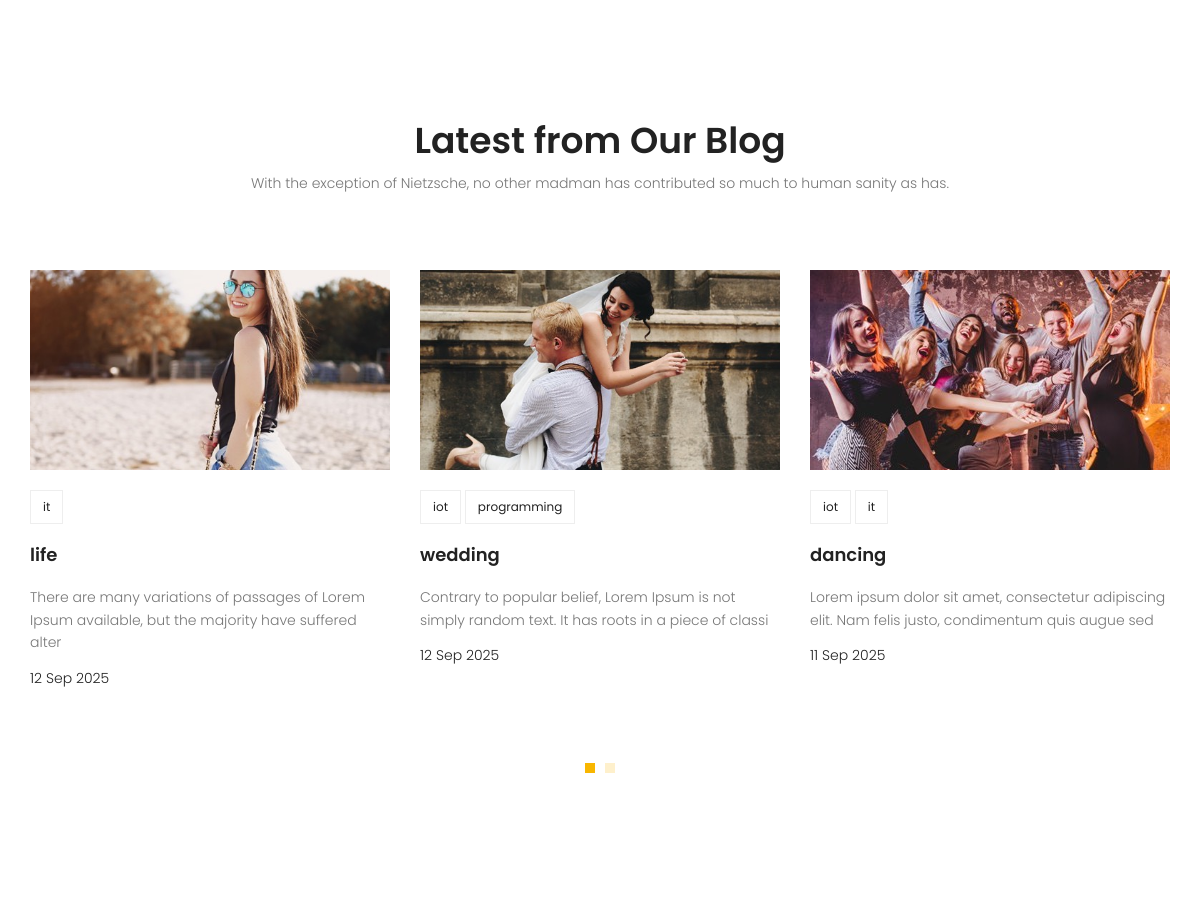
The app's page / (middle part), older data.
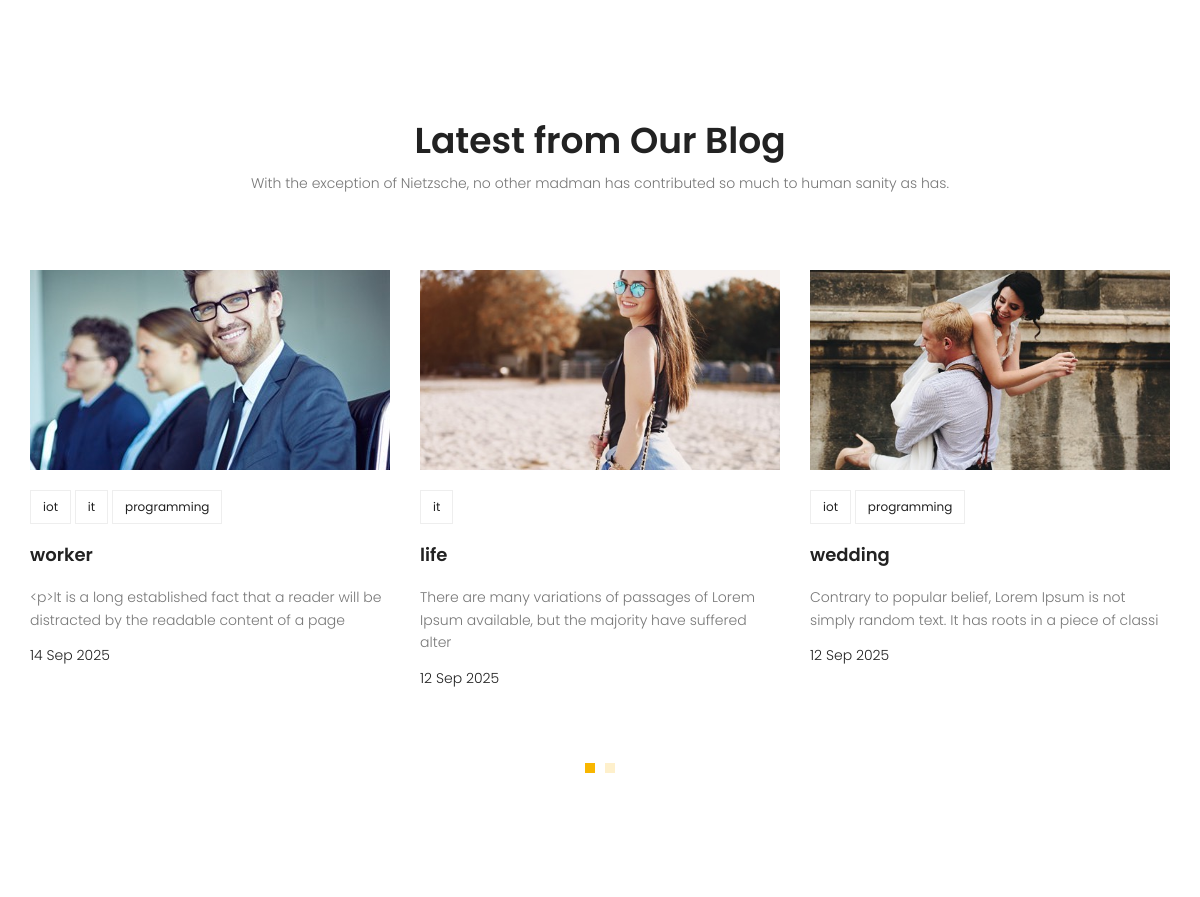
The same page, newer data.
### blog/models.py (models this page shows, shortened)
class Post(models.Model):
    image = models.ImageField(upload_to='blog/',default='blog/default.jpg')
    author = models.ForeignKey(User, on_delete=models.SET_NULL, null=True)
    title = models.CharField(max_length=255)
    content = models.TextField()
    tags = TaggableManager()
    category = models.ManyToManyField(Category)
    counted_views = models.IntegerField(default=0)
    status = models.BooleanField(default=False)
    published_date = models.DateTimeField(null=True)
    created_date = models.DateTimeField(auto_now_add=True)
    updated_date = models.DateTimeField(auto_now=True)
    class Meta:
        ordering = ['-created_date']

class Category(models.Model):
        name = models.CharField(max_length=255)

### website/views.py (the view)
# urls.py: path('', index_view, name='index'),
def index_view(request):
    return render(request, 'website/index.html')

### blog/templatetags/blog_tags.py (called while the page is built)
@register.filter
def snippet(value,arg=20):
    return value[:arg]

@register.inclusion_tag('blog/blog-latest-posts.html')
def latestblog(count=3):
    posts = Post.objects.filter(status=1, published_date__lte=timezone.now()).order_by('-published_date')[:count]
    return {'latest_posts': posts}

### templates/website/index.html (shortened to what this page needs)
{% extends 'base.html' %}
{% load static %}
{% load blog_tags %}
{% block content %}
{% latestblog 6 %}
{% endblock %}

### templates/blog/blog-latest-posts.html
{% load static %}
{% load blog_tags %}
<section class="recent-blog-area section-gap">
  <div class="container">
    <div class="row d-flex justify-content-center">
      <div class="menu-content pb-60 col-lg-9">
        <div class="title text-center">
          <h1 class="mb-10">Latest from Our Blog</h1>
          <p>
            With the exception of Nietzsche, no other madman has contributed so
            much to human sanity as has.
          </p>
        </div>
      </div>
    </div>
    <div class="row">
      <div class="active-recent-blog-carusel">
      {% for post in latest_posts %}
        <div class="single-recent-blog-post item">
          <div class="thumb">
            {% if post.image %}
            <a href="{% url 'blog:single' pid=post.id %}"><img class="img-fluid" src="{{ post.image.url }}" alt="{{ post.title }}" /></a>
            {% else %}
              <img class="img-fluid" src="{% static 'img/default.jpg' %}" alt="{{ post.title }}" />
            {% endif %}
          </div>
          <div class="details">
            <div class="tags">
              <ul>
                {% for cat in post.category.all %}
                <li>
                  <a href="{% url 'blog:category' cat_name=cat.name %}">{{ cat.name }}</a>
                </li>
                {% endfor %}
              </ul>
            </div>
            <a href="{% url 'blog:single' pid=post.id %}"><h4 class="title">{{ post.title }}</h4></a>
            <p>
              {{ post.content|snippet:100 }}
            </p>
            <h6 class="date">{{ post.published_date|date:"d M Y" }}</h6>
          </div>
        </div>
      {% endfor %}
      </div>
    </div>
  </div>
</section>

Row changes from the older to the newer data that the page shows:
no longer on this page (row unchanged): Post: image (picture), title "dancing", content|snippet "Lorem ipsum dolor sit amet, consectetur adipiscing elit. Nam felis justo, condimentum quis augue sed", published_date "11 Sep 2025", Category (name "iot"), Category (name "it")
now on this page (row edited): Post: image (picture), title "worker", content|snippet "<p>It is a long established fact that a reader will be distracted by the readable content of a page", published_date "14 Sep 2025", Category (name "iot"), Category (name "it"), Category (name "programming")
